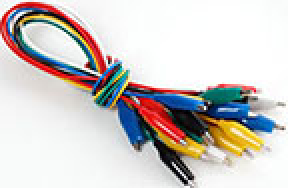
%> input picture Assignment/Exercise 2/test_image.jpg, 144 x 94 px (shown 2 times larger)
$ octave Exercise2.m   (GNU Octave 9; MATLAB toolbox functions it lacks are replaced by stand-ins)
%> lines starting %> are read from the running program, lines starting %| are printed output that depends on the picture; in (x1, y1, x2, y2) boxes, pixels count from 0 and x2, y2 are one past the last pixel; in counts of white or black regions, pixels touching at a corner belong together; the program's own positions count from 1
%question1
for i=1:5
    for j=1:3
        A(i,j)=7
    end
end
%a
for j=1:3
    A(2,j)=0
end
%b
for j=1:3
    A(3,j)=j^2
end
%c
for i=1:5
    A(i,3)=49+i
end
%question2
image=imread('test_image.jpg');
%> image is the input picture: size 94x144x3 uint8; mean R, G, B 206.7, 201, 198.3
imagewithred=image;
imagewithred(:,:,2)=0;
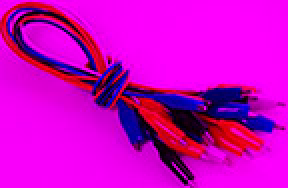
%> imagewithred: size 94x144x3 uint8 (shown 2 times larger); mean R, G, B 206.7, 0, 198.3
imagewithred(:,:,3)=0;
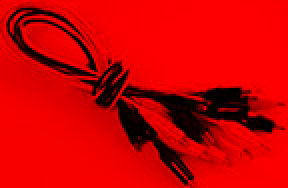
%> imagewithred: size 94x144x3 uint8 (shown 2 times larger); mean R, G, B 206.7, 0, 0
imshow(imagewithred);
%
image=imread('test_image.jpg');
imagewithgreen=image;
imagewithgreen(:,:,1)=0;
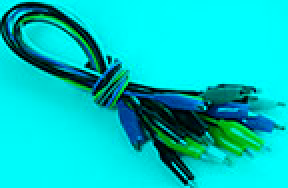
%> imagewithgreen: size 94x144x3 uint8 (shown 2 times larger); mean R, G, B 0, 201, 198.3
imagewithgreen(:,:,3)=0;
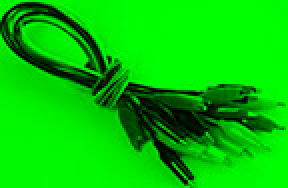
%> imagewithgreen: size 94x144x3 uint8 (shown 2 times larger); mean R, G, B 0, 201, 0
imshow(imagewithgreen);
%
image=imread('test_image.jpg');
imagewithblue=image;
imagewithblue(:,:,1)=0;
imagewithblue(:,:,2)=0;
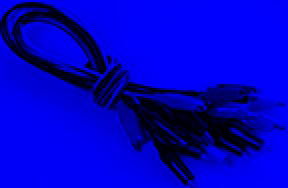
%> imagewithblue: size 94x144x3 uint8 (shown 2 times larger); mean R, G, B 0, 0, 198.3
imshow(imagewithblue);
%question3
image=imread('test_image.jpg')
[m,n]=size(image(:,:,2))
%> m = 94; n = 144
for i=1:m
    for j=1:n
        if image(i,j,2)>64
            image(:,:,1)=255
            image(:,:,2)=255
            image(:,:,3)=255
        end
        if image(i,j,2)<64
            image(:,:,1)=0
            image(:,:,2)=0
            image(:,:,3)=0
        end
    end
end
%> this loop made 94 passes
%> image: size 94x144x3 uint8; every value is 255
%question4
image = imread('test_image.jpg')
i = 0;
j = 0;
signal = 0
while i<m
    i = i+1;
    j = 0;
    while j<n
        j = j+1
        if image(i, j, 1)>=50
            image(i, j, 1) = 0;
            image(i, j, 2) = 0;
            image(i, j, 3) = 0;
        else
            signal = 1
            break
        end
    end
    if signal == 1
        break
    end
end
%> this loop made 5 passes
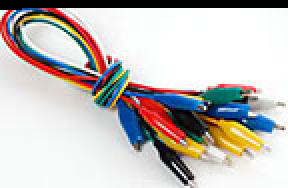
%> image: size 94x144x3 uint8 (shown 2 times larger); 4.34% of pixels changed, all inside (x1, y1, x2, y2) = (0, 0, 144, 5)
%> after the loop, signal = 1
imshow(image)
